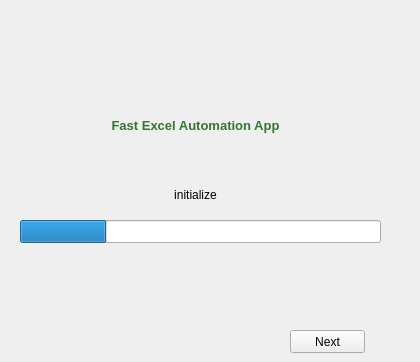
      <widget class="QWidget" name="page_3">
       <widget class="QPushButton" name="pushButton_4">
        <property name="geometry">
         <rect>
          <x>290</x>
          <y>330</y>
          <width>75</width>
          <height>23</height>
         </rect>
        </property>
        <property name="text">
         <string>Next</string>
        </property>
       </widget>
       <widget class="QProgressBar" name="progressBar">
        <property name="geometry">
         <rect>
          <x>20</x>
          <y>220</y>
          <width>361</width>
          <height>23</height>
         </rect>
        </property>
        <property name="styleSheet">
         <string notr="true"/>
        </property>
        <property name="value">
         <number>24</number>
        </property>
        <property name="textVisible">
         <bool>false</bool>
        </property>
        <property name="textDirection">
         <enum>QProgressBar::TopToBottom</enum>
        </property>
       </widget>
       <widget class="QLabel" name="label_7">
        <property name="geometry">
         <rect>
          <x>-10</x>
          <y>110</y>
          <width>411</width>
          <height>31</height>
         </rect>
        </property>
        <property name="styleSheet">
         <string notr="true">font: 14pt &quot;Terminal&quot;;
color: rgba(0, 85, 0, 201);</string>
        </property>
        <property name="text">
         <string>&lt;html&gt;&lt;head/&gt;&lt;body&gt;&lt;p align=&quot;center&quot;&gt;&lt;span style=&quot; font-size:10pt; font-weight:600;&quot;&gt;Fast Excel Automation App&lt;/span&gt;&lt;/p&gt;&lt;/body&gt;&lt;/html&gt;</string>
        </property>
       </widget>
       <widget class="QLabel" name="label_8">
        <property name="geometry">
         <rect>
          <x>180</x>
          <y>60</y>
          <width>41</width>
          <height>41</height>
         </rect>
        </property>
        <property name="text">
         <string/>
        </property>
        <property name="pixmap">
         <pixmap>icon.png</pixmap>
        </property>
        <property name="scaledContents">
         <bool>true</bool>
        </property>
       </widget>
       <widget class="QLabel" name="label_10">
        <property name="geometry">
         <rect>
          <x>0</x>
          <y>250</y>
          <width>391</width>
          <height>31</height>
         </rect>
        </property>
        <property name="styleSheet">
         <string notr="true">font: 10pt &quot;MS Shell Dlg 2&quot;;</string>
        </property>
        <property name="text">
         <string/>
        </property>
        <property name="alignment">
         <set>Qt::AlignCenter</set>
        </property>
       </widget>
       <widget class="QLabel" name="label_6">
        <property name="geometry">
         <rect>
          <x>10</x>
          <y>179</y>
          <width>371</width>
          <height>31</height>
         </rect>
        </property>
        <property name="styleSheet">
         <string notr="true">font: 10pt &quot;MS Shell Dlg 2&quot;;</string>
        </property>
        <property name="text">
         <string>initialize</string>
        </property>
        <property name="textFormat">
         <enum>Qt::MarkdownText</enum>
        </property>
        <property name="alignment">
         <set>Qt::AlignCenter</set>
        </property>
       </widget>
      </widget>
